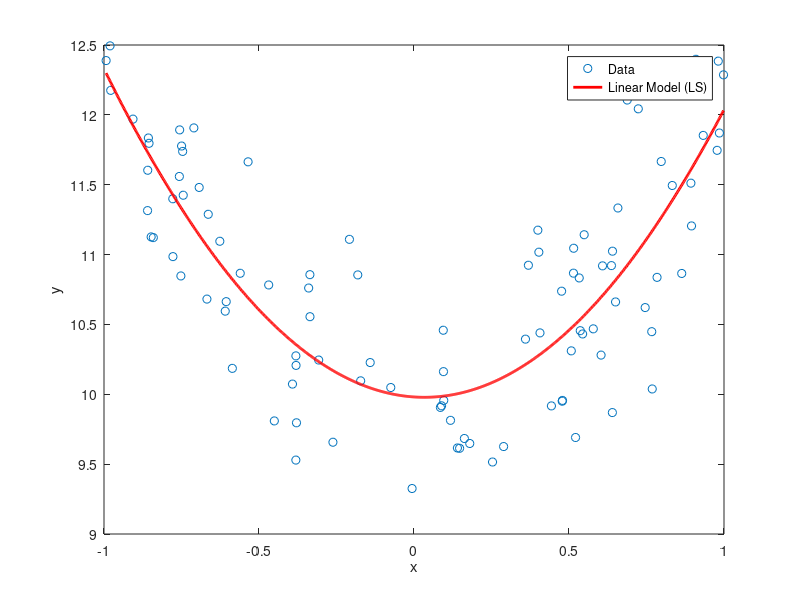

Reproduce this figure in MATLAB.
clc;
clear;
close all;

n=100;

x=unifrnd(-1,1,[n 1]);

a=2;
b=10;
sigma=0.5;
y=a*x.^2+b+sigma*randn(size(x));

X=[x.^2 x ones(n,1)];
Y=y;

theta=pinv(X)*Y;

xmin=min(x);
xmax=max(x);
xx=linspace(xmin,xmax,1000);
yy=theta(1)*xx.^2+theta(2)*xx+theta(3);

figure;
plot(x,y,'o');
hold on;
plot(xx,yy,'r','LineWidth',2);
legend('Data','Linear Model (LS)');
xlabel('x');
ylabel('y');



